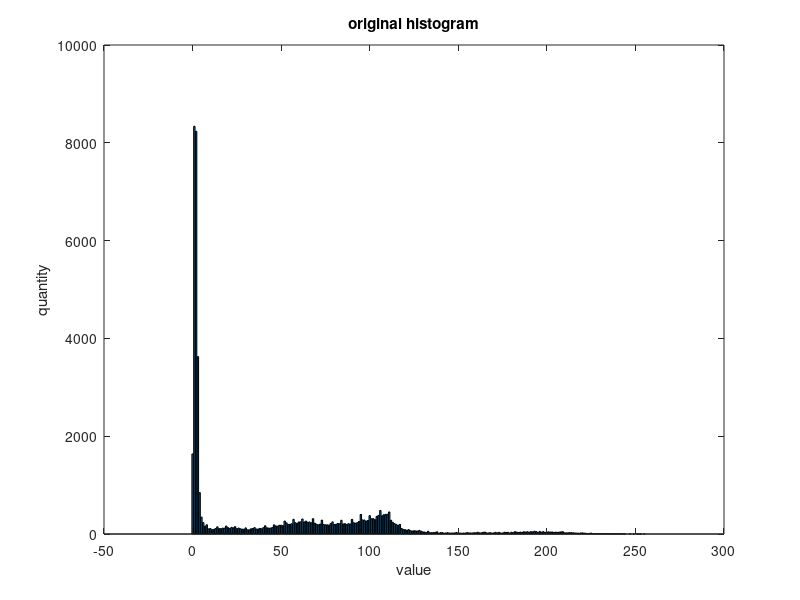
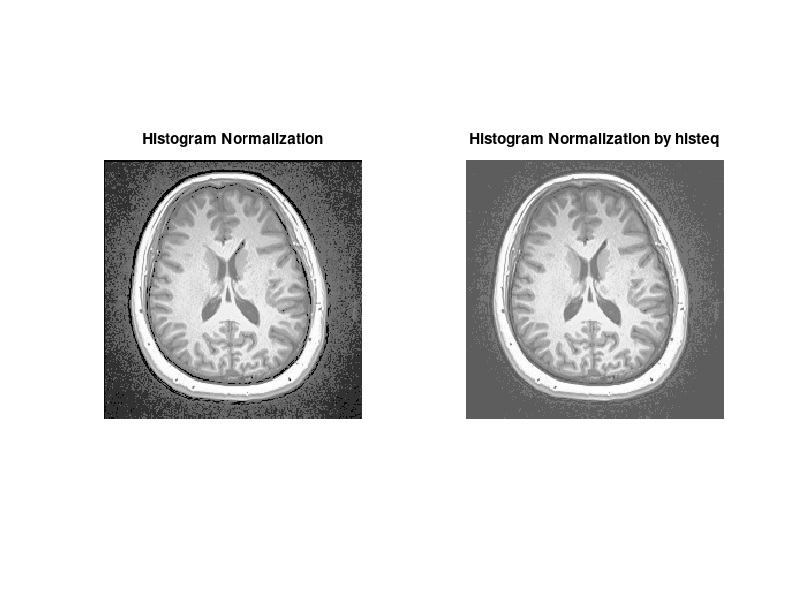
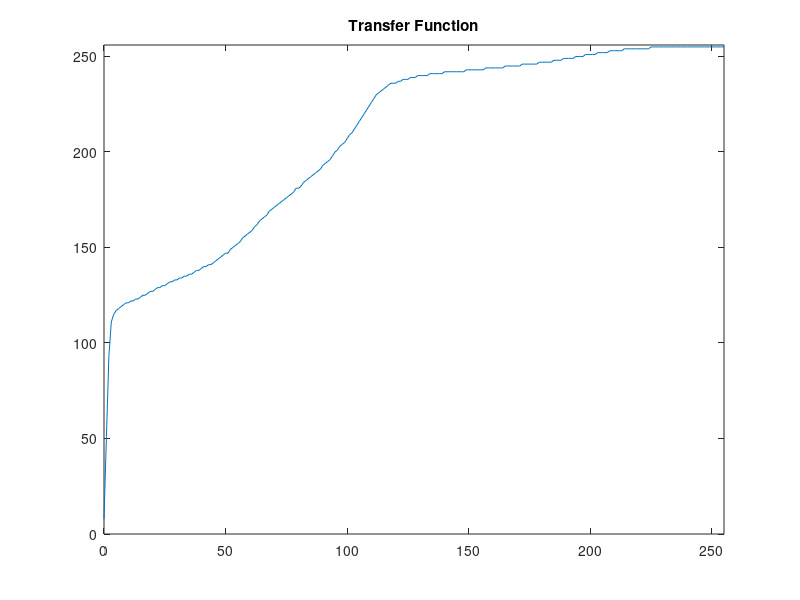
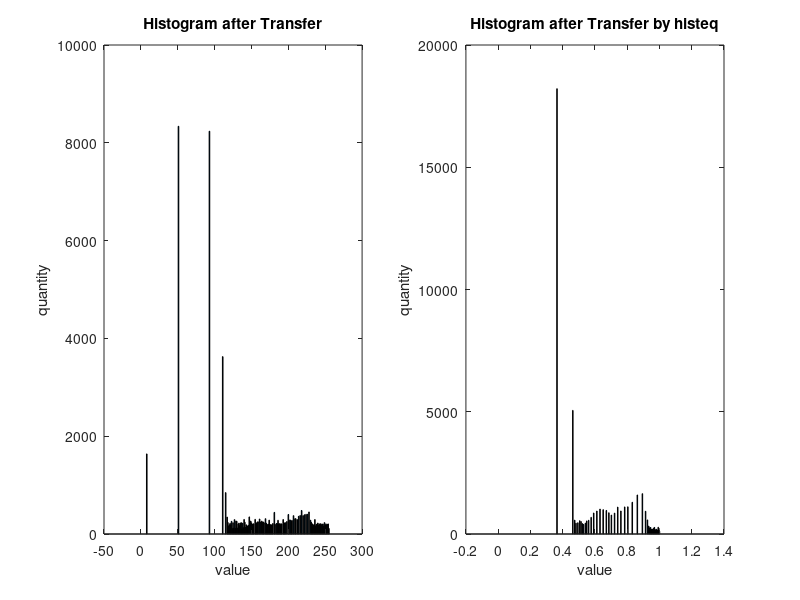

Write the MATLAB code that produced these figures, in order.

load("HW2_brain.mat");
first_data = HW2_brain;

%question a

[number , value] = imhist(first_data);    %將原資料分析出個數值的數量
figure(1);
bar(value,number);    %畫出各數值的數量長條圖
title('original histogram' );
xlabel('value');
ylabel('quantity');

%question b

pixels = numel(first_data);    %計算圖片像素
pdf = number / pixels;    %計算pdf
cdf = cumsum(pdf);    %計算cdf，利用累加的函數
TF = uint8(round(cdf*255));    %將算出的cdf範圍變成[0,255]當作transfer function
adjust_data = TF(first_data+1);    %+1是因為原始資料從0開始，但TF從1開始

adjust_data_by_histeq = histeq(first_data);    %利用histeq進行轉換

%show the image
figure(2);
subplot(1,2,1);
imshow(adjust_data);
title('Histogram Normalization');

subplot(1,2,2);
imshow(adjust_data_by_histeq);
title('Histogram Normalization by histeq');

%Transfer Function
figure(3);
plot(value,TF);
title('Transfer Function');
xlim([0 255]);
ylim([0 256]);

%histeq
[number_TF , value_TF] = imhist(adjust_data);
[number_histeq , value_hsiteq] = imhist(adjust_data_by_histeq);

figure(4);
subplot(1,2,1);
bar(value_TF,number_TF);
title('Histogram after Transfer');
xlabel('value');
ylabel('quantity');

subplot(1,2,2);
bar(value_hsiteq,number_histeq);
title('Histogram after Transfer by histeq');
xlabel('value');
ylabel('quantity');
